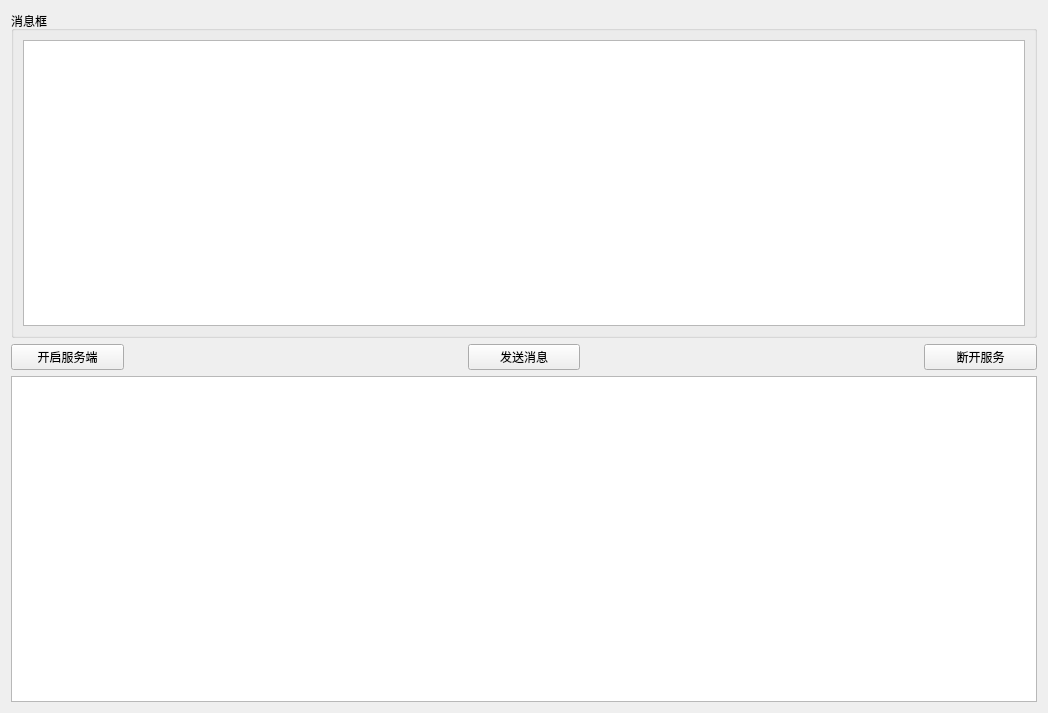
<?xml version="1.0" encoding="UTF-8"?>
<ui version="4.0">
 <class>Form</class>
 <widget class="QWidget" name="Form">
  <property name="geometry">
   <rect>
    <x>0</x>
    <y>0</y>
    <width>1048</width>
    <height>713</height>
   </rect>
  </property>
  <property name="windowTitle">
   <string>server_2</string>
  </property>
  <layout class="QVBoxLayout" name="verticalLayout">
   <item>
    <widget class="QGroupBox" name="groupBox">
     <property name="title">
      <string>消息框</string>
     </property>
     <layout class="QHBoxLayout" name="horizontalLayout">
      <item>
       <widget class="QPlainTextEdit" name="out_message"/>
      </item>
     </layout>
    </widget>
   </item>
   <item>
    <layout class="QHBoxLayout" name="horizontalLayout_2" stretch="1,3,1,3,1">
     <item>
      <widget class="QPushButton" name="establish">
       <property name="text">
        <string>开启服务端</string>
       </property>
      </widget>
     </item>
     <item>
      <spacer name="horizontalSpacer">
       <property name="orientation">
        <enum>Qt::Horizontal</enum>
       </property>
       <property name="sizeHint" stdset="0">
        <size>
         <width>40</width>
         <height>20</height>
        </size>
       </property>
      </spacer>
     </item>
     <item>
      <widget class="QPushButton" name="send">
       <property name="text">
        <string>发送消息</string>
       </property>
      </widget>
     </item>
     <item>
      <spacer name="horizontalSpacer_2">
       <property name="orientation">
        <enum>Qt::Horizontal</enum>
       </property>
       <property name="sizeHint" stdset="0">
        <size>
         <width>40</width>
         <height>20</height>
        </size>
       </property>
      </spacer>
     </item>
     <item>
      <widget class="QPushButton" name="shut">
       <property name="text">
        <string>断开服务</string>
       </property>
      </widget>
     </item>
    </layout>
   </item>
   <item>
    <widget class="QPlainTextEdit" name="in_message">
     <property name="plainText">
      <string/>
     </property>
     <property name="placeholderText">
      <string>请输入信息...</string>
     </property>
    </widget>
   </item>
  </layout>
 </widget>
 <resources/>
 <connections/>
</ui>
